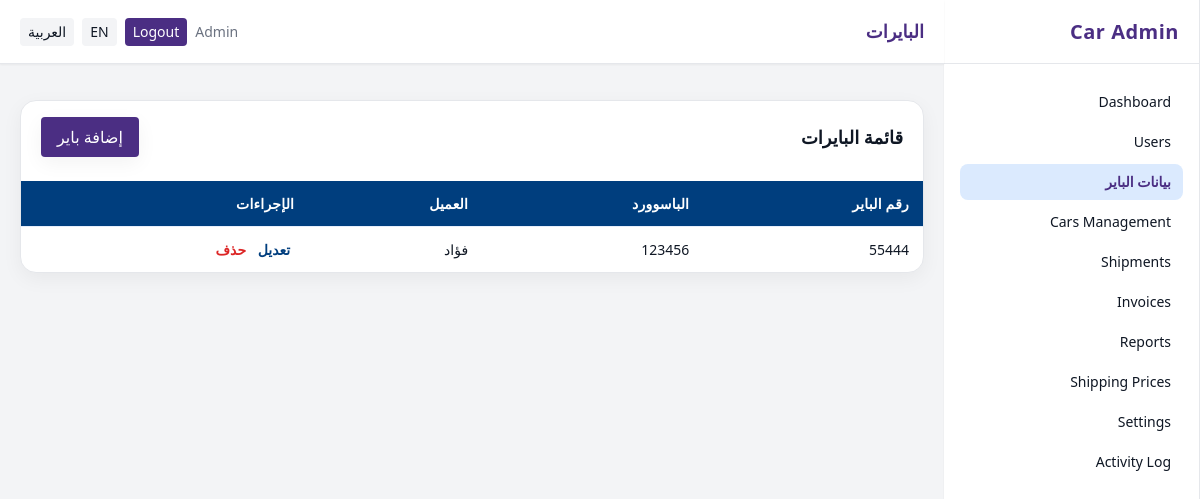
Screenshot of /admin/buyers (signed in) with the database file from the repository.
### app/models.py (models this page shows, shortened)
class User(db.Model, UserMixin):
    __tablename__ = "users"
    id = db.Column(db.Integer, primary_key=True)
    name = db.Column(db.String(150))
    email = db.Column(db.String(180), unique=True, index=True)
    phone = db.Column(db.String(50))
    password_hash = db.Column(db.String(200))
    role_id = db.Column(db.Integer, db.ForeignKey("roles.id"))
    active = db.Column(db.Boolean, default=True)
    created_at = db.Column(db.DateTime, default=datetime.utcnow)
    last_login_at = db.Column(db.DateTime)
    role = db.relationship("Role")
    @property
    def is_active(self):
        return bool(self.active)

class Buyer(db.Model):
    __tablename__ = "buyers"
    id = db.Column(db.Integer, primary_key=True)
    name = db.Column(db.String(200), nullable=False)
    buyer_number = db.Column(db.String(100))
    password = db.Column(db.String(200))
    customer_id = db.Column(db.Integer, db.ForeignKey("customers.id", ondelete="SET NULL"))
    customer = db.relationship("Customer")

class Customer(db.Model):
    __tablename__ = "customers"
    id = db.Column(db.Integer, primary_key=True)
    user_id = db.Column(db.Integer, db.ForeignKey("users.id"))
    account_number = db.Column(db.String(50), unique=True)
    company_name = db.Column(db.String(200))
    full_name = db.Column(db.String(200))
    email = db.Column(db.String(180))
    phone = db.Column(db.String(50))
    address = db.Column(db.Text)
    country = db.Column(db.String(100))
    price_category = db.Column(db.String(20), nullable=False, default="normal")
    user = db.relationship("User", backref="customer_profile")
    @property
    def display_name(self) -> str:
        try:
            name = (self.company_name or self.full_name or (self.user.name if getattr(self, 'user', None) else None))
            name = (name or "").strip()
            return name if name else "-"
        except Exception:
            return "-"

### app/blueprints/admin/routes.py (the view)
@admin_bp.route("/buyers")
@role_required("admin")
def buyers_list():
    buyers = (
        db.session.query(Buyer)
        .join(Customer, Buyer.customer_id == Customer.id, isouter=True)
        .order_by(Buyer.buyer_number.asc(), Buyer.name.asc())
        .all()
    )
    return render_template("admin/buyers_list.html", buyers=buyers)

### app/security.py (called while the page is built)
def _canonicalize_role(role_name: str | None) -> str | None:
    if not role_name:
        return None
    name = role_name.strip().lower()
    synonyms = {
        "staff": "employee",
        "employees": "employee",
    }
    return synonyms.get(name, name)

def role_required(*allowed_roles: str) -> Callable:
    normalized_allowed = {
        r for r in (_canonicalize_role(r) for r in allowed_roles) if r is not None
    }
    def decorator(view_func: Callable) -> Callable:
        @wraps(view_func)
        @login_required
        def wrapper(*args, **kwargs):
            user_role = getattr(getattr(current_user, "role", None), "name", None)
            user_role_norm = _canonicalize_role(user_role)
            if not user_role_norm or user_role_norm not in normalized_allowed:
                abort(403)
            return view_func(*args, **kwargs)
        return wrapper
    return decorator

### app/templates/admin/buyers_list.html (shortened to what this page needs)
{% extends "base_admin.html" %}
{% block header %}البايرات{% endblock %}
{% block content %}
<div class="container" dir="rtl">
  <div class="buyers-card">
    <div class="buyers-header">
      <h2 class="buyers-title">قائمة البايرات</h2>
      <a href="{{ url_for('admin.buyers_new') }}" class="px-4 py-2 bg-primary text-white rounded shadow-soft hover:opacity-90">إضافة باير</a>
    </div>
    <div class="spacer"></div>
    <div style="overflow-x:auto;">
      <table class="buyers-table">
        <thead>
          <tr>
            <th class="nowrap">رقم الباير</th>
            <th class="nowrap">الباسوورد</th>
            <th class="nowrap">العميل</th>
            <th class="nowrap">الإجراءات</th>
          </tr>
        </thead>
        <tbody>
          {% for b in buyers %}
          <tr>
            <td>{{ b.buyer_number or '-' }}</td>
            <td>{{ b.password or '-' }}</td>
            <td>{{ b.customer.display_name if b.customer else '-' }}</td>
            <td class="nowrap">
              <a href="{{ url_for('admin.buyers_edit', buyer_id=b.id) }}" class="action-link edit">تعديل</a>
              <form action="{{ url_for('admin.buyers_delete', buyer_id=b.id) }}" method="post" style="display:inline" onsubmit="return confirm('هل تريد الحذف؟')">
                <button type="submit" class="action-link delete">حذف</button>
              </form>
            </td>
          </tr>
          {% else %}
          <tr>
            <td colspan="4" class="center muted">لا توجد بيانات حالياً</td>
          </tr>
          {% endfor %}
        </tbody>
      </table>
    </div>
  </div>
</div>
{% endblock %}

### app/templates/base_admin.html (shortened to what this page needs)
<!doctype html>
<html lang="{{ g.get('lang_code', 'ar') }}" {% if g.get('lang_code', 'ar') == 'ar' %}dir="rtl"{% endif %} class="h-full bg-background">
<head>
  <script src="https://cdn.tailwindcss.com"></script>
  <link href="https://cdnjs.cloudflare.com/ajax/libs/font-awesome/6.5.0/css/all.min.css" rel="stylesheet">
</head>
<body class="h-full text-neutral text-center">
  <div class="min-h-screen flex bg-background">
    {% if current_user.is_authenticated and current_user.role and (current_user.role.name|lower) == 'admin' %}
    <aside class="w-64 hidden md:flex flex-col bg-white border-r border-gray-200 shadow-sm">
      <div class="h-16 flex items-center px-5 border-b border-gray-200">
        <div class="text-primary text-xl font-bold tracking-wide">{{ _('Car Admin') }}</div>
      </div>
      <nav class="flex-1 px-4 py-5 space-y-1 text-sm">
        <a href="{{ url_for('admin.dashboard') }}" class="flex items-center gap-3 px-3 py-2 rounded-lg hover:bg-blue-50 {% if request.endpoint=='admin.dashboard' %}bg-blue-100 text-primary font-semibold{% endif %}">{{ _('Dashboard') }}</a>
        <a href="{{ url_for('admin.users_list') }}" class="flex items-center gap-3 px-3 py-2 rounded-lg hover:bg-blue-50 ">{{ _('Users') }}</a>
        <a href="{{ url_for('admin.buyers_list') }}" class="flex items-center gap-3 px-3 py-2 rounded-lg hover:bg-blue-50 {% if request.endpoint and request.endpoint.startswith('admin.buyers_') %}bg-blue-100 text-primary font-semibold{% endif %}">بيانات الباير</a>
        <a href="{{ url_for('ops.dashboard') }}" class="flex items-center gap-3 px-3 py-2 rounded-lg hover:bg-blue-50">{{ _('Cars Management') }}</a>
        <a href="{{ url_for('ops.dashboard') }}" class="flex items-center gap-3 px-3 py-2 rounded-lg hover:bg-blue-50">{{ _('Shipments') }}</a>
        <a href="{{ url_for('acct.dashboard') }}" class="flex items-center gap-3 px-3 py-2 rounded-lg hover:bg-blue-50">{{ _('Invoices') }}</a>
        <a href="{{ url_for('admin.reports') }}" class="flex items-center gap-3 px-3 py-2 rounded-lg hover:bg-blue-50 ">{{ _('Reports') }}</a>
        <a href="{{ url_for('admin.shipping_prices_list') }}" class="flex items-center gap-3 px-3 py-2 rounded-lg hover:bg-blue-50 ">{{ _('Shipping Prices') }}</a>
        <a href="{{ url_for('admin.settings') }}" class="flex items-center gap-3 px-3 py-2 rounded-lg hover:bg-blue-50 {% if request.endpoint=='admin.settings' %}bg-blue-100 text-primary font-semibold{% endif %}">{{ _('Settings') }}</a>
        <a href="{{ url_for('admin.activity_log') }}" class="flex items-center gap-3 px-3 py-2 rounded-lg hover:bg-blue-50 ">{{ _('Activity Log') }}</a>
      </nav>
    </aside>
    {% endif %}
    <div class="flex-1 flex flex-col min-w-0">
      <header class="h-16 flex items-center justify-between px-5 bg-white border-b border-gray-200 shadow-sm">
        <div class="text-lg font-semibold text-primary font-heading">{% block header %}{% endblock %}</div>
        <div class="flex items-center gap-2 text-sm">
          {% if current_user.is_authenticated %}
            <span class="text-muted">{{ current_user.name }}</span>
            <a href="{{ url_for('auth.logout') }}" class="px-2 py-1 rounded bg-primary text-white hover:opacity-90 transition">{{ _('Logout') }}</a>
          {% endif %}
          <a href="{{ request.path }}?lang=en" class="px-2 py-1 rounded bg-background hover:bg-white">EN</a>
          <a href="{{ request.path }}?lang=ar" class="px-2 py-1 rounded bg-background hover:bg-white">العربية</a>
        </div>
      </header>
      <div class="px-5 pt-4">
      </div>
      <main class="p-5">
        {% block content %}{% endblock %}
      </main>
    </div>
  </div>
</body>
</html>

### app/templates/base_admin.html (style rules this page uses)
body { font-family: ui-sans-serif, system-ui, -apple-system, Segoe UI, Roboto, Arial, sans-serif; }

### app/templates/admin/buyers_list.html (style rules this page uses)
.buyers-card { background:#fff; border:1px solid #e5e7eb; border-radius:16px; box-shadow:0 6px 20px rgba(0,0,0,0.05); overflow:hidden; }
.buyers-header { padding:16px 20px; display:flex; align-items:center; justify-content:space-between; }
.buyers-title { margin:0; font-size:18px; font-weight:600; }
.buyers-table { width:100%; border-collapse:collapse; font-size:14px; }
.buyers-table thead { background:#003e7e; color:#ffffff; }
.buyers-table th, .buyers-table td { padding:12px 14px; text-align:right; }
.buyers-table th { font-weight:700; letter-spacing:0.2px; }
.buyers-table tbody tr { border-top:1px solid #e5eefc; }
.action-link { font-weight:600; text-decoration:none; margin-inline:0.25rem; }
.action-link.edit { color:#003e7e; }
.action-link.delete { color:#dc2626; background:none; border:none; cursor:pointer; }
[dir="rtl"] .buyers-table th, [dir="rtl"] .buyers-table td { text-align:right; }
[dir="rtl"] .buyers-header { direction:rtl; }
.nowrap { white-space:nowrap; }
.container { max-width:100%; }
@media (min-width: 1024px) { .container { max-width: 1000px; margin-inline:auto; } }
.spacer { height: 8px; }

### rows the page displays
User: name "Admin"
Buyer: buyer_number "55444", password "123456", customer "فؤاد"
